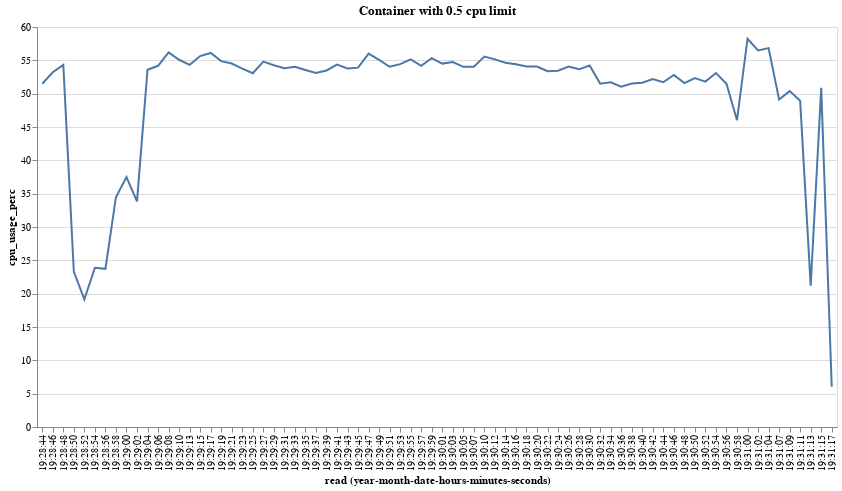

Notebook code for this chart:
### Code cell
chart = generate_chart(run_with_num_cpu(0.5))
print_relevant_logs()
chart

### Figure 1 — Vega-Lite specification as saved in the notebook (floating-point values rounded to 4 significant figures)
{"$schema": "https://vega.github.io/schema/vega-lite/v4.17.0.json", "config": {"view": {"continuousHeight": 300, "continuousWidth": 400}}, "data": {"name": "data-13200f0975e6300705e6ccbfc5d22d21"}, "datasets": {"data-13200f0975e6300705e6ccbfc5d22d21": [{"cpu_delta": 509717000, "cpu_stats.cpu_usage.total_usage": 700526000, "cpu_stats.online_cpus": 4, "cpu_stats.system_cpu_usage": 4032737880000000, "cpu_usage_perc": 51.49, "precpu_stats.cpu_usage.total_usage": 190809000, "precpu_stats.system_cpu_usage": 4032733920000000, "read": "2022-11-08T19:28:44.511554941", "system_cpu_delta": 3960000000}, {"cpu_delta": 528126000, "cpu_stats.cpu_usage.total_usage": 1740893000, "cpu_stats.online_cpus": 4, "cpu_stats.system_cpu_usage": 4032745770000000, "cpu_usage_perc": 53.21, "precpu_stats.cpu_usage.total_usage": 1212767000, "precpu_stats.system_cpu_usage": 4032741800000000, "read": "2022-11-08T19:28:46.556750299", "system_cpu_delta": 3970000000}, {"cpu_delta": 535026000, "cpu_stats.cpu_usage.total_usage": 2781111000, "cpu_stats.online_cpus": 4, "cpu_stats.system_cpu_usage": 4032753710000000, "cpu_usage_perc": 54.32, "precpu_stats.cpu_usage.total_usage": 2246085000, "precpu_stats.system_cpu_usage": 4032749770000000, "read": "2022-11-08T19:28:48.646168492", "system_cpu_delta": 3940000000}, {"cpu_delta": 199040000, "cpu_stats.cpu_usage.total_usage": 3488249000, "cpu_stats.online_cpus": 4, "cpu_stats.system_cpu_usage": 4032760960000000, "cpu_usage_perc": 23.28, "precpu_stats.cpu_usage.total_usage": 3289209000, "precpu_stats.system_cpu_usage": 4032757540000000, "read": "2022-11-08T19:28:50.666297347", "system_cpu_delta": 3420000000}, {"cpu_delta": 154746000, "cpu_stats.cpu_usage.total_usage": 3811966000, "cpu_stats.online_cpus": 4, "cpu_stats.system_cpu_usage": 4032767440000000, "cpu_usage_perc": 19.16, "precpu_stats.cpu_usage.total_usage": 3657220000, "precpu_stats.system_cpu_usage": 4032764210000000, "read": "2022-11-08T19:28:52.679877969", "system_cpu_delta": 3230000000}, {"cpu_delta": 196531000, "cpu_stats.cpu_usage.total_usage": 4176538000, "cpu_stats.online_cpus": 4, "cpu_stats.system_cpu_usage": 4032773960000000, "cpu_usage_perc": 23.89, "precpu_stats.cpu_usage.total_usage": 3980007000, "precpu_stats.system_cpu_usage": 4032770670000000, "read": "2022-11-08T19:28:54.703215547", "system_cpu_delta": 3290000000}, {"cpu_delta": 192793000, "cpu_stats.cpu_usage.total_usage": 4590799000, "cpu_stats.online_cpus": 4, "cpu_stats.system_cpu_usage": 4032780470000000, "cpu_usage_perc": 23.73, "precpu_stats.cpu_usage.total_usage": 4398006000, "precpu_stats.system_cpu_usage": 4032777220000000, "read": "2022-11-08T19:28:56.723004284", "system_cpu_delta": 3250000000}, {"cpu_delta": 292979000, "cpu_stats.cpu_usage.total_usage": 5080756000, "cpu_stats.online_cpus": 4, "cpu_stats.system_cpu_usage": 4032787160000000, "cpu_usage_perc": 34.47, "precpu_stats.cpu_usage.total_usage": 4787777000, "precpu_stats.system_cpu_usage": 4032783760000000, "read": "2022-11-08T19:28:58.758458512", "system_cpu_delta": 3400000000}, {"cpu_delta": 314064000, "cpu_stats.cpu_usage.total_usage": 5710591000, "cpu_stats.online_cpus": 4, "cpu_stats.system_cpu_usage": 4032794010000000, "cpu_usage_perc": 37.5, "precpu_stats.cpu_usage.total_usage": 5396527000, "precpu_stats.system_cpu_usage": 4032790660000000, "read": "2022-11-08T19:29:00.873855856", "system_cpu_delta": 3350000000}, {"cpu_delta": 274950000, "cpu_stats.cpu_usage.total_usage": 6291690000, "cpu_stats.online_cpus": 4, "cpu_stats.system_cpu_usage": 4032800560000000, "cpu_usage_perc": 33.84, "precpu_stats.cpu_usage.total_usage": 6016740000, "precpu_stats.system_cpu_usage": 4032797310000000, "read": "2022-11-08T19:29:02.892461424", "system_cpu_delta": 3250000000}, {"cpu_delta": 518460000, "cpu_stats.cpu_usage.total_usage": 7040170000, "cpu_stats.online_cpus": 4, "cpu_stats.system_cpu_usage": 4032807780000000, "cpu_usage_perc": 53.59, "precpu_stats.cpu_usage.total_usage": 6521710000, "precpu_stats.system_cpu_usage": 4032803910000000, "read": "2022-11-08T19:29:04.922319693", "system_cpu_delta": 3870000000}, {"cpu_delta": 505221000, "cpu_stats.cpu_usage.total_usage": 8047581000, "cpu_stats.online_cpus": 4, "cpu_stats.system_cpu_usage": 4032815210000000, "cpu_usage_perc": 54.18, "precpu_stats.cpu_usage.total_usage": 7542360000, "precpu_stats.system_cpu_usage": 4032811480000000, "read": "2022-11-08T19:29:06.943307973", "system_cpu_delta": 3730000000}, {"cpu_delta": 515596000, "cpu_stats.cpu_usage.total_usage": 9068302000, "cpu_stats.online_cpus": 4, "cpu_stats.system_cpu_usage": 4032822530000000, "cpu_usage_perc": 56.2, "precpu_stats.cpu_usage.total_usage": 8552706000, "precpu_stats.system_cpu_usage": 4032818860000000, "read": "2022-11-08T19:29:08.964524559", "system_cpu_delta": 3670000000}, {"cpu_delta": 508157000, "cpu_stats.cpu_usage.total_usage": 10070227000, "cpu_stats.online_cpus": 4, "cpu_stats.system_cpu_usage": 4032829870000000, "cpu_usage_perc": 55.08, "precpu_stats.cpu_usage.total_usage": 9562070000, "precpu_stats.system_cpu_usage": 4032826180000000, "read": "2022-11-08T19:29:10.985065849", "system_cpu_delta": 3690000000}, {"cpu_delta": 499854000, "cpu_stats.cpu_usage.total_usage": 11105263000, "cpu_stats.online_cpus": 4, "cpu_stats.system_cpu_usage": 4032837470000000, "cpu_usage_perc": 54.33, "precpu_stats.cpu_usage.total_usage": 10605409000, "precpu_stats.system_cpu_usage": 4032833790000000, "read": "2022-11-08T19:29:13.079761485", "system_cpu_delta": 3680000000}, {"cpu_delta": 509104000, "cpu_stats.cpu_usage.total_usage": 12116882000, "cpu_stats.online_cpus": 4, "cpu_stats.system_cpu_usage": 4032844870000000, "cpu_usage_perc": 55.64, "precpu_stats.cpu_usage.total_usage": 11607778000, "precpu_stats.system_cpu_usage": 4032841210000000, "read": "2022-11-08T19:29:15.094337999", "system_cpu_delta": 3660000000}, {"cpu_delta": 512001000, "cpu_stats.cpu_usage.total_usage": 13135685000, "cpu_stats.online_cpus": 4, "cpu_stats.system_cpu_usage": 4032852210000000, "cpu_usage_perc": 56.11, "precpu_stats.cpu_usage.total_usage": 12623684000, "precpu_stats.system_cpu_usage": 4032848560000000, "read": "2022-11-08T19:29:17.113741848", "system_cpu_delta": 3650000000}, {"cpu_delta": 498068000, "cpu_stats.cpu_usage.total_usage": 14144944000, "cpu_stats.online_cpus": 4, "cpu_stats.system_cpu_usage": 4032859510000000, "cpu_usage_perc": 54.88, "precpu_stats.cpu_usage.total_usage": 13646876000, "precpu_stats.system_cpu_usage": 4032855880000000, "read": "2022-11-08T19:29:19.132091700", "system_cpu_delta": 3630000000}, {"cpu_delta": 498890000, "cpu_stats.cpu_usage.total_usage": 15155873000, "cpu_stats.online_cpus": 4, "cpu_stats.system_cpu_usage": 4032866850000000, "cpu_usage_perc": 54.52, "precpu_stats.cpu_usage.total_usage": 14656983000, "precpu_stats.system_cpu_usage": 4032863190000000, "read": "2022-11-08T19:29:21.150736223", "system_cpu_delta": 3660000000}, {"cpu_delta": 508077000, "cpu_stats.cpu_usage.total_usage": 16162843000, "cpu_stats.online_cpus": 4, "cpu_stats.system_cpu_usage": 4032874310000000, "cpu_usage_perc": 53.76, "precpu_stats.cpu_usage.total_usage": 15654766000, "precpu_stats.system_cpu_usage": 4032870530000000, "read": "2022-11-08T19:29:23.186735079", "system_cpu_delta": 3780000000}, {"cpu_delta": 523953000, "cpu_stats.cpu_usage.total_usage": 17211796000, "cpu_stats.online_cpus": 4, "cpu_stats.system_cpu_usage": 4032882050000000, "cpu_usage_perc": 53.06, "precpu_stats.cpu_usage.total_usage": 16687843000, "precpu_stats.system_cpu_usage": 4032878100000000, "read": "2022-11-08T19:29:25.286425241", "system_cpu_delta": 3950000000}, {"cpu_delta": 508413000, "cpu_stats.cpu_usage.total_usage": 18230012000, "cpu_stats.online_cpus": 4, "cpu_stats.system_cpu_usage": 4032889500000000, "cpu_usage_perc": 54.82, "precpu_stats.cpu_usage.total_usage": 17721599000, "precpu_stats.system_cpu_usage": 4032885790000000, "read": "2022-11-08T19:29:27.308987902", "system_cpu_delta": 3710000000}, {"cpu_delta": 500680000, "cpu_stats.cpu_usage.total_usage": 19244064000, "cpu_stats.online_cpus": 4, "cpu_stats.system_cpu_usage": 4032896930000000, "cpu_usage_perc": 54.27, "precpu_stats.cpu_usage.total_usage": 18743384000, "precpu_stats.system_cpu_usage": 4032893240000000, "read": "2022-11-08T19:29:29.329782826", "system_cpu_delta": 3690000000}, {"cpu_delta": 501880000, "cpu_stats.cpu_usage.total_usage": 20254481000, "cpu_stats.online_cpus": 4, "cpu_stats.system_cpu_usage": 4032904410000000, "cpu_usage_perc": 53.82, "precpu_stats.cpu_usage.total_usage": 19752601000, "precpu_stats.system_cpu_usage": 4032900680000000, "read": "2022-11-08T19:29:31.350662104", "system_cpu_delta": 3730000000}, {"cpu_delta": 499689000, "cpu_stats.cpu_usage.total_usage": 21254341000, "cpu_stats.online_cpus": 4, "cpu_stats.system_cpu_usage": 4032911840000000, "cpu_usage_perc": 54.02, "precpu_stats.cpu_usage.total_usage": 20754652000, "precpu_stats.system_cpu_usage": 4032908140000000, "read": "2022-11-08T19:29:33.365085942", "system_cpu_delta": 3700000000}, {"cpu_delta": 516765000, "cpu_stats.cpu_usage.total_usage": 22271773000, "cpu_stats.online_cpus": 4, "cpu_stats.system_cpu_usage": 4032919480000000, "cpu_usage_perc": 53.55, "precpu_stats.cpu_usage.total_usage": 21755008000, "precpu_stats.system_cpu_usage": 4032915620000000, "read": "2022-11-08T19:29:35.415714460", "system_cpu_delta": 3860000000}, {"cpu_delta": 512520000, "cpu_stats.cpu_usage.total_usage": 23307799000, "cpu_stats.online_cpus": 4, "cpu_stats.system_cpu_usage": 4032927090000000, "cpu_usage_perc": 53.11, "precpu_stats.cpu_usage.total_usage": 22795279000, "precpu_stats.system_cpu_usage": 4032923230000000, "read": "2022-11-08T19:29:37.482045409", "system_cpu_delta": 3860000000}, {"cpu_delta": 497329000, "cpu_stats.cpu_usage.total_usage": 24328739000, "cpu_stats.online_cpus": 4, "cpu_stats.system_cpu_usage": 4032934680000000, "cpu_usage_perc": 53.48, "precpu_stats.cpu_usage.total_usage": 23831410000, "precpu_stats.system_cpu_usage": 4032930960000000, "read": "2022-11-08T19:29:39.529466787", "system_cpu_delta": 3720000000}, {"cpu_delta": 502715000, "cpu_stats.cpu_usage.total_usage": 25349827000, "cpu_stats.online_cpus": 4, "cpu_stats.system_cpu_usage": 4032942130000000, "cpu_usage_perc": 54.35, "precpu_stats.cpu_usage.total_usage": 24847112000, "precpu_stats.system_cpu_usage": 4032938430000000, "read": "2022-11-08T19:29:41.548567458", "system_cpu_delta": 3700000000}, {"cpu_delta": 501411000, "cpu_stats.cpu_usage.total_usage": 26350769000, "cpu_stats.online_cpus": 4, "cpu_stats.system_cpu_usage": 4032949560000000, "cpu_usage_perc": 53.77, "precpu_stats.cpu_usage.total_usage": 25849358000, "precpu_stats.system_cpu_usage": 4032945830000000, "read": "2022-11-08T19:29:43.539560603", "system_cpu_delta": 3730000000}, {"cpu_delta": 503985000, "cpu_stats.cpu_usage.total_usage": 27353428000, "cpu_stats.online_cpus": 4, "cpu_stats.system_cpu_usage": 4032957040000000, "cpu_usage_perc": 53.9, "precpu_stats.cpu_usage.total_usage": 26849443000, "precpu_stats.system_cpu_usage": 4032953300000000, "read": "2022-11-08T19:29:45.559344469", "system_cpu_delta": 3740000000}, {"cpu_delta": 543230000, "cpu_stats.cpu_usage.total_usage": 28399406000, "cpu_stats.online_cpus": 4, "cpu_stats.system_cpu_usage": 4032964610000000, "cpu_usage_perc": 56.0, "precpu_stats.cpu_usage.total_usage": 27856176000, "precpu_stats.system_cpu_usage": 4032960730000000, "read": "2022-11-08T19:29:47.635247947", "system_cpu_delta": 3880000000}, {"cpu_delta": 506702000, "cpu_stats.cpu_usage.total_usage": 29418124000, "cpu_stats.online_cpus": 4, "cpu_stats.system_cpu_usage": 4032972130000000, "cpu_usage_perc": 55.08, "precpu_stats.cpu_usage.total_usage": 28911422000, "precpu_stats.system_cpu_usage": 4032968450000000, "read": "2022-11-08T19:29:49.680506464", "system_cpu_delta": 3680000000}, {"cpu_delta": 502500000, "cpu_stats.cpu_usage.total_usage": 30425708000, "cpu_stats.online_cpus": 4, "cpu_stats.system_cpu_usage": 4032979620000000, "cpu_usage_perc": 54.03, "precpu_stats.cpu_usage.total_usage": 29923208000, "precpu_stats.system_cpu_usage": 4032975900000000, "read": "2022-11-08T19:29:51.691626196", "system_cpu_delta": 3720000000}, {"cpu_delta": 506210000, "cpu_stats.cpu_usage.total_usage": 31442828000, "cpu_stats.online_cpus": 4, "cpu_stats.system_cpu_usage": 4032987100000000, "cpu_usage_perc": 54.43, "precpu_stats.cpu_usage.total_usage": 30936618000, "precpu_stats.system_cpu_usage": 4032983380000000, "read": "2022-11-08T19:29:53.712882456", "system_cpu_delta": 3720000000}, {"cpu_delta": 508788000, "cpu_stats.cpu_usage.total_usage": 32450361000, "cpu_stats.online_cpus": 4, "cpu_stats.system_cpu_usage": 4032994500000000, "cpu_usage_perc": 55.15, "precpu_stats.cpu_usage.total_usage": 31941573000, "precpu_stats.system_cpu_usage": 4032990810000000, "read": "2022-11-08T19:29:55.728729016", "system_cpu_delta": 3690000000}, {"cpu_delta": 501256000, "cpu_stats.cpu_usage.total_usage": 33450403000, "cpu_stats.online_cpus": 4, "cpu_stats.system_cpu_usage": 4033001910000000, "cpu_usage_perc": 54.19, "precpu_stats.cpu_usage.total_usage": 32949147000, "precpu_stats.system_cpu_usage": 4032998210000000, "read": "2022-11-08T19:29:57.744219634", "system_cpu_delta": 3700000000}, {"cpu_delta": 524193000, "cpu_stats.cpu_usage.total_usage": 34500278000, "cpu_stats.online_cpus": 4, "cpu_stats.system_cpu_usage": 4033009600000000, "cpu_usage_perc": 55.32, "precpu_stats.cpu_usage.total_usage": 33976085000, "precpu_stats.system_cpu_usage": 4033005810000000, "read": "2022-11-08T19:29:59.839435999", "system_cpu_delta": 3790000000}, {"cpu_delta": 506943000, "cpu_stats.cpu_usage.total_usage": 35524084000, "cpu_stats.online_cpus": 4, "cpu_stats.system_cpu_usage": 4033017190000000, "cpu_usage_perc": 54.51, "precpu_stats.cpu_usage.total_usage": 35017141000, "precpu_stats.system_cpu_usage": 4033013470000000, "read": "2022-11-08T19:30:01.888039313", "system_cpu_delta": 3720000000}, {"cpu_delta": 504902000, "cpu_stats.cpu_usage.total_usage": 36534885000, "cpu_stats.online_cpus": 4, "cpu_stats.system_cpu_usage": 4033024620000000, "cpu_usage_perc": 54.73, "precpu_stats.cpu_usage.total_usage": 36029983000, "precpu_stats.system_cpu_usage": 4033020930000000, "read": "2022-11-08T19:30:03.906741472", "system_cpu_delta": 3690000000}, {"cpu_delta": 505163000, "cpu_stats.cpu_usage.total_usage": 37549474000, "cpu_stats.online_cpus": 4, "cpu_stats.system_cpu_usage": 4033032160000000, "cpu_usage_perc": 54.03, "precpu_stats.cpu_usage.total_usage": 37044311000, "precpu_stats.system_cpu_usage": 4033028420000000, "read": "2022-11-08T19:30:05.933055420", "system_cpu_delta": 3740000000}, {"cpu_delta": 501255000, "cpu_stats.cpu_usage.total_usage": 38550208000, "cpu_stats.online_cpus": 4, "cpu_stats.system_cpu_usage": 4033039590000000, "cpu_usage_perc": 54.04, "precpu_stats.cpu_usage.total_usage": 38048953000, "precpu_stats.system_cpu_usage": 4033035880000000, "read": "2022-11-08T19:30:07.952803327", "system_cpu_delta": 3710000000}, {"cpu_delta": 532112000, "cpu_stats.cpu_usage.total_usage": 39590130000, "cpu_stats.online_cpus": 4, "cpu_stats.system_cpu_usage": 4033047220000000, "cpu_usage_perc": 55.57, "precpu_stats.cpu_usage.total_usage": 39058018000, "precpu_stats.system_cpu_usage": 4033043390000000, "read": "2022-11-08T19:30:10.020222167", "system_cpu_delta": 3830000000}, {"cpu_delta": 527964000, "cpu_stats.cpu_usage.total_usage": 40626767000, "cpu_stats.online_cpus": 4, "cpu_stats.system_cpu_usage": 4033054850000000, "cpu_usage_perc": 55.14, "precpu_stats.cpu_usage.total_usage": 40098803000, "precpu_stats.system_cpu_usage": 4033051020000000, "read": "2022-11-08T19:30:12.092220375", "system_cpu_delta": 3830000000}, {"cpu_delta": 504051000, "cpu_stats.cpu_usage.total_usage": 41641346000, "cpu_stats.online_cpus": 4, "cpu_stats.system_cpu_usage": 4033062320000000, "cpu_usage_perc": 54.64, "precpu_stats.cpu_usage.total_usage": 41137295000, "precpu_stats.system_cpu_usage": 4033058630000000, "read": "2022-11-08T19:30:14.093693249", "system_cpu_delta": 3690000000}, {"cpu_delta": 501836000, "cpu_stats.cpu_usage.total_usage": 42651314000, "cpu_stats.online_cpus": 4, "cpu_stats.system_cpu_usage": 4033069760000000, "cpu_usage_perc": 54.4, "precpu_stats.cpu_usage.total_usage": 42149478000, "precpu_stats.system_cpu_usage": 4033066070000000, "read": "2022-11-08T19:30:16.105847030", "system_cpu_delta": 3690000000}, {"cpu_delta": 500163000, "cpu_stats.cpu_usage.total_usage": 43650498000, "cpu_stats.online_cpus": 4, "cpu_stats.system_cpu_usage": 4033077190000000, "cpu_usage_perc": 54.07, "precpu_stats.cpu_usage.total_usage": 43150335000, "precpu_stats.system_cpu_usage": 4033073490000000, "read": "2022-11-08T19:30:18.127864967", "system_cpu_delta": 3700000000}, {"cpu_delta": 501507000, "cpu_stats.cpu_usage.total_usage": 44664991000, "cpu_stats.online_cpus": 4, "cpu_stats.system_cpu_usage": 4033084640000000, "cpu_usage_perc": 54.07, "precpu_stats.cpu_usage.total_usage": 44163484000, "precpu_stats.system_cpu_usage": 4033080930000000, "read": "2022-11-08T19:30:20.160311601", "system_cpu_delta": 3710000000}, {"cpu_delta": 510999000, "cpu_stats.cpu_usage.total_usage": 45701382000, "cpu_stats.online_cpus": 4, "cpu_stats.system_cpu_usage": 4033092280000000, "cpu_usage_perc": 53.37, "precpu_stats.cpu_usage.total_usage": 45190383000, "precpu_stats.system_cpu_usage": 4033088450000000, "read": "2022-11-08T19:30:22.238736624", "system_cpu_delta": 3830000000}, {"cpu_delta": 494425000, "cpu_stats.cpu_usage.total_usage": 46720707000, "cpu_stats.online_cpus": 4, "cpu_stats.system_cpu_usage": 4033099760000000, "cpu_usage_perc": 53.45, "precpu_stats.cpu_usage.total_usage": 46226282000, "precpu_stats.system_cpu_usage": 4033096060000000, "read": "2022-11-08T19:30:24.275943796", "system_cpu_delta": 3700000000}, {"cpu_delta": 506844000, "cpu_stats.cpu_usage.total_usage": 47733852000, "cpu_stats.online_cpus": 4, "cpu_stats.system_cpu_usage": 4033107230000000, "cpu_usage_perc": 54.06, "precpu_stats.cpu_usage.total_usage": 47227008000, "precpu_stats.system_cpu_usage": 4033103480000000, "read": "2022-11-08T19:30:26.292407332", "system_cpu_delta": 3750000000}, {"cpu_delta": 500295000, "cpu_stats.cpu_usage.total_usage": 48739190000, "cpu_stats.online_cpus": 4, "cpu_stats.system_cpu_usage": 4033114670000000, "cpu_usage_perc": 53.65, "precpu_stats.cpu_usage.total_usage": 48238895000, "precpu_stats.system_cpu_usage": 4033110940000000, "read": "2022-11-08T19:30:28.310126552", "system_cpu_delta": 3730000000}, {"cpu_delta": 500228000, "cpu_stats.cpu_usage.total_usage": 49738766000, "cpu_stats.online_cpus": 4, "cpu_stats.system_cpu_usage": 4033122090000000, "cpu_usage_perc": 54.23, "precpu_stats.cpu_usage.total_usage": 49238538000, "precpu_stats.system_cpu_usage": 4033118400000000, "read": "2022-11-08T19:30:30.320865230", "system_cpu_delta": 3690000000}, {"cpu_delta": 504769000, "cpu_stats.cpu_usage.total_usage": 50755102000, "cpu_stats.online_cpus": 4, "cpu_stats.system_cpu_usage": 4033129930000000, "cpu_usage_perc": 51.51, "precpu_stats.cpu_usage.total_usage": 50250333000, "precpu_stats.system_cpu_usage": 4033126010000000, "read": "2022-11-08T19:30:32.351227584", "system_cpu_delta": 3920000000}, {"cpu_delta": 535275000, "cpu_stats.cpu_usage.total_usage": 51798476000, "cpu_stats.online_cpus": 4, "cpu_stats.system_cpu_usage": 4033137930000000, "cpu_usage_perc": 51.72, "precpu_stats.cpu_usage.total_usage": 51263201000, "precpu_stats.system_cpu_usage": 4033133790000000, "read": "2022-11-08T19:30:34.446085253", "system_cpu_delta": 4140000000}, {"cpu_delta": 500204000, "cpu_stats.cpu_usage.total_usage": 52828095000, "cpu_stats.online_cpus": 4, "cpu_stats.system_cpu_usage": 4033145860000000, "cpu_usage_perc": 51.04, "precpu_stats.cpu_usage.total_usage": 52327891000, "precpu_stats.system_cpu_usage": 4033141940000000, "read": "2022-11-08T19:30:36.510078831", "system_cpu_delta": 3920000000}, {"cpu_delta": 510056000, "cpu_stats.cpu_usage.total_usage": 53837717000, "cpu_stats.online_cpus": 4, "cpu_stats.system_cpu_usage": 4033153740000000, "cpu_usage_perc": 51.52, "precpu_stats.cpu_usage.total_usage": 53327661000, "precpu_stats.system_cpu_usage": 4033149780000000, "read": "2022-11-08T19:30:38.545795219", "system_cpu_delta": 3960000000}, {"cpu_delta": 511147000, "cpu_stats.cpu_usage.total_usage": 54856551000, "cpu_stats.online_cpus": 4, "cpu_stats.system_cpu_usage": 4033161590000000, "cpu_usage_perc": 51.63, "precpu_stats.cpu_usage.total_usage": 54345404000, "precpu_stats.system_cpu_usage": 4033157630000000, "read": "2022-11-08T19:30:40.567774863", "system_cpu_delta": 3960000000}, {"cpu_delta": 511624000, "cpu_stats.cpu_usage.total_usage": 55878090000, "cpu_stats.online_cpus": 4, "cpu_stats.system_cpu_usage": 4033169410000000, "cpu_usage_perc": 52.21, "precpu_stats.cpu_usage.total_usage": 55366466000, "precpu_stats.system_cpu_usage": 4033165490000000, "read": "2022-11-08T19:30:42.597775209", "system_cpu_delta": 3920000000}, {"cpu_delta": 499031000, "cpu_stats.cpu_usage.total_usage": 56876805000, "cpu_stats.online_cpus": 4, "cpu_stats.system_cpu_usage": 4033177160000000, "cpu_usage_perc": 51.71, "precpu_stats.cpu_usage.total_usage": 56377774000, "precpu_stats.system_cpu_usage": 4033173300000000, "read": "2022-11-08T19:30:44.590140045", "system_cpu_delta": 3860000000}, {"cpu_delta": 532001000, "cpu_stats.cpu_usage.total_usage": 57926936000, "cpu_stats.online_cpus": 4, "cpu_stats.system_cpu_usage": 4033185200000000, "cpu_usage_perc": 52.8, "precpu_stats.cpu_usage.total_usage": 57394935000, "precpu_stats.system_cpu_usage": 4033181170000000, "read": "2022-11-08T19:30:46.673487485", "system_cpu_delta": 4030000000}, {"cpu_delta": 506805000, "cpu_stats.cpu_usage.total_usage": 58936085000, "cpu_stats.online_cpus": 4, "cpu_stats.system_cpu_usage": 4033193140000000, "cpu_usage_perc": 51.58, "precpu_stats.cpu_usage.total_usage": 58429280000, "precpu_stats.system_cpu_usage": 4033189210000000, "read": "2022-11-08T19:30:48.722135572", "system_cpu_delta": 3930000000}, {"cpu_delta": 510343000, "cpu_stats.cpu_usage.total_usage": 59960468000, "cpu_stats.online_cpus": 4, "cpu_stats.system_cpu_usage": 4033200970000000, "cpu_usage_perc": 52.34, "precpu_stats.cpu_usage.total_usage": 59450125000, "precpu_stats.system_cpu_usage": 4033197070000000, "read": "2022-11-08T19:30:50.748102498", "system_cpu_delta": 3900000000}, {"cpu_delta": 505074000, "cpu_stats.cpu_usage.total_usage": 60972412000, "cpu_stats.online_cpus": 4, "cpu_stats.system_cpu_usage": 4033208790000000, "cpu_usage_perc": 51.8, "precpu_stats.cpu_usage.total_usage": 60467338000, "precpu_stats.system_cpu_usage": 4033204890000000, "read": "2022-11-08T19:30:52.760662437", "system_cpu_delta": 3900000000}, {"cpu_delta": 510957000, "cpu_stats.cpu_usage.total_usage": 61961513000, "cpu_stats.online_cpus": 4, "cpu_stats.system_cpu_usage": 4033216490000000, "cpu_usage_perc": 53.09, "precpu_stats.cpu_usage.total_usage": 61450556000, "precpu_stats.system_cpu_usage": 4033212640000000, "read": "2022-11-08T19:30:54.781808843", "system_cpu_delta": 3850000000}, {"cpu_delta": 504681000, "cpu_stats.cpu_usage.total_usage": 62967027000, "cpu_stats.online_cpus": 4, "cpu_stats.system_cpu_usage": 4033224340000000, "cpu_usage_perc": 51.5, "precpu_stats.cpu_usage.total_usage": 62462346000, "precpu_stats.system_cpu_usage": 4033220420000000, "read": "2022-11-08T19:30:56.817729150", "system_cpu_delta": 3920000000}, {"cpu_delta": 431426000, "cpu_stats.cpu_usage.total_usage": 63908962000, "cpu_stats.online_cpus": 4, "cpu_stats.system_cpu_usage": 4033232190000000, "cpu_usage_perc": 46.02, "precpu_stats.cpu_usage.total_usage": 63477536000, "precpu_stats.system_cpu_usage": 4033228440000000, "read": "2022-11-08T19:30:58.925563588", "system_cpu_delta": 3750000000}, {"cpu_delta": 493588000, "cpu_stats.cpu_usage.total_usage": 64732653000, "cpu_stats.online_cpus": 4, "cpu_stats.system_cpu_usage": 4033239110000000, "cpu_usage_perc": 58.24, "precpu_stats.cpu_usage.total_usage": 64239065000, "precpu_stats.system_cpu_usage": 4033235720000000, "read": "2022-11-08T19:31:00.963144714", "system_cpu_delta": 3390000000}, {"cpu_delta": 475804000, "cpu_stats.cpu_usage.total_usage": 65678976000, "cpu_stats.online_cpus": 4, "cpu_stats.system_cpu_usage": 4033245880000000, "cpu_usage_perc": 56.48, "precpu_stats.cpu_usage.total_usage": 65203172000, "precpu_stats.system_cpu_usage": 4033242510000000, "read": "2022-11-08T19:31:02.975751206", "system_cpu_delta": 3370000000}, {"cpu_delta": 480227000, "cpu_stats.cpu_usage.total_usage": 66632421000, "cpu_stats.online_cpus": 4, "cpu_stats.system_cpu_usage": 4033252680000000, "cpu_usage_perc": 56.83, "precpu_stats.cpu_usage.total_usage": 66152194000, "precpu_stats.system_cpu_usage": 4033249300000000, "read": "2022-11-08T19:31:04.996154934", "system_cpu_delta": 3380000000}, {"cpu_delta": 410128000, "cpu_stats.cpu_usage.total_usage": 67455394000, "cpu_stats.online_cpus": 4, "cpu_stats.system_cpu_usage": 4033259370000000, "cpu_usage_perc": 49.12, "precpu_stats.cpu_usage.total_usage": 67045266000, "precpu_stats.system_cpu_usage": 4033256030000000, "read": "2022-11-08T19:31:07.011478955", "system_cpu_delta": 3340000000}, {"cpu_delta": 419444000, "cpu_stats.cpu_usage.total_usage": 68310238000, "cpu_stats.online_cpus": 4, "cpu_stats.system_cpu_usage": 4033266090000000, "cpu_usage_perc": 50.38, "precpu_stats.cpu_usage.total_usage": 67890794000, "precpu_stats.system_cpu_usage": 4033262760000000, "read": "2022-11-08T19:31:09.030176461", "system_cpu_delta": 3330000000}, {"cpu_delta": 462603000, "cpu_stats.cpu_usage.total_usage": 69185151000, "cpu_stats.online_cpus": 4, "cpu_stats.system_cpu_usage": 4033273290000000, "cpu_usage_perc": 48.95, "precpu_stats.cpu_usage.total_usage": 68722548000, "precpu_stats.system_cpu_usage": 4033269510000000, "read": "2022-11-08T19:31:11.112900781", "system_cpu_delta": 3780000000}, {"cpu_delta": 198541000, "cpu_stats.cpu_usage.total_usage": 69928779000, "cpu_stats.online_cpus": 4, "cpu_stats.system_cpu_usage": 4033281090000000, "cpu_usage_perc": 21.18, "precpu_stats.cpu_usage.total_usage": 69730238000, "precpu_stats.system_cpu_usage": 4033277340000000, "read": "2022-11-08T19:31:13.178544058", "system_cpu_delta": 3750000000}, {"cpu_delta": 499739000, "cpu_stats.cpu_usage.total_usage": 70502350000, "cpu_stats.online_cpus": 4, "cpu_stats.system_cpu_usage": 4033288770000000, "cpu_usage_perc": 50.86, "precpu_stats.cpu_usage.total_usage": 70002611000, "precpu_stats.system_cpu_usage": 4033284840000000, "read": "2022-11-08T19:31:15.174899238", "system_cpu_delta": 3930000000}, {"cpu_delta": 58147000, "cpu_stats.cpu_usage.total_usage": 71060719000, "cpu_stats.online_cpus": 4, "cpu_stats.system_cpu_usage": 4033296530000000, "cpu_usage_perc": 6.026, "precpu_stats.cpu_usage.total_usage": 71002572000, "precpu_stats.system_cpu_usage": 4033292670000000, "read": "2022-11-08T19:31:17.205302843", "system_cpu_delta": 3860000000}]}, "encoding": {"x": {"axis": {"format": "%H:%M:%S", "labelAngle": -90}, "field": "read", "timeUnit": "yearmonthdatehoursminutesseconds", "type": "ordinal"}, "y": {"field": "cpu_usage_perc", "type": "quantitative"}}, "height": 400, "mark": "line", "title": "Container with 0.5 cpu limit", "width": 800}
